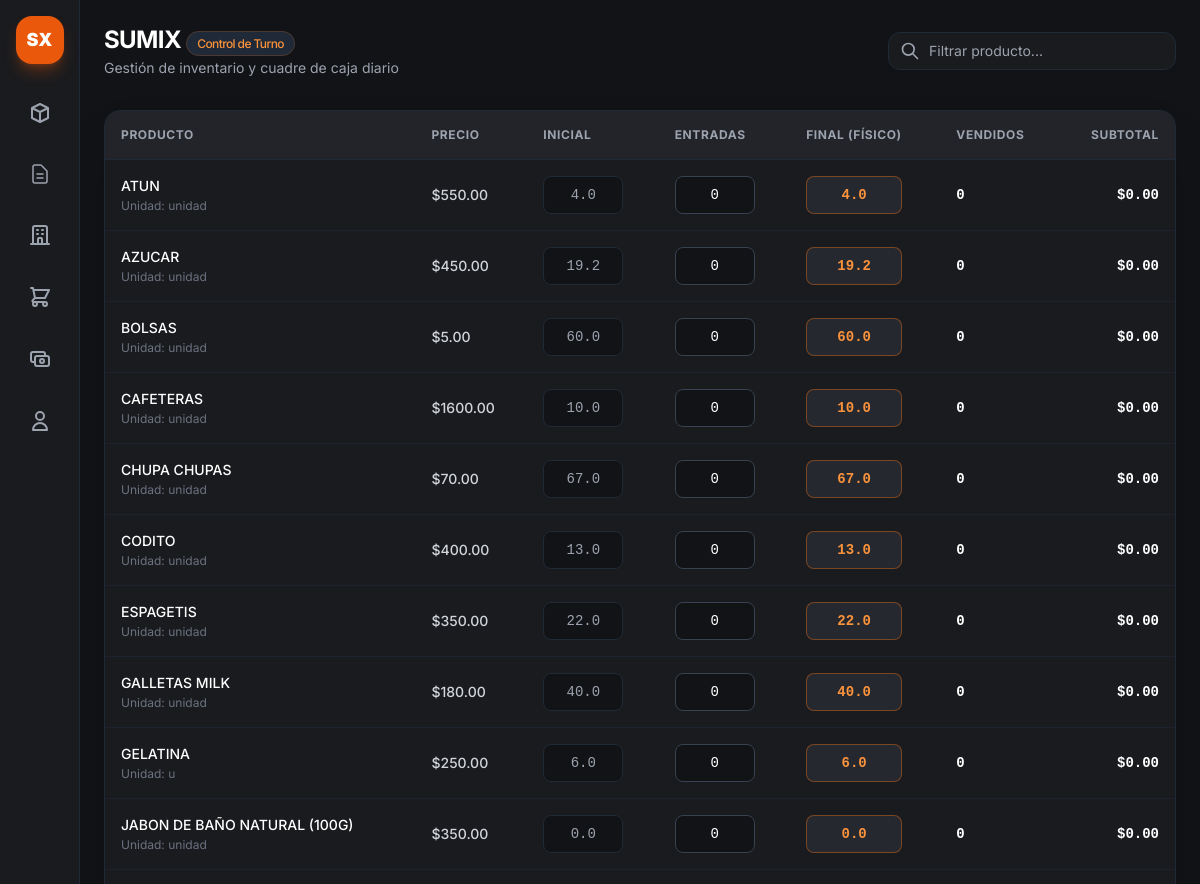
The app's page /cierre (signed in, upper part), older data.
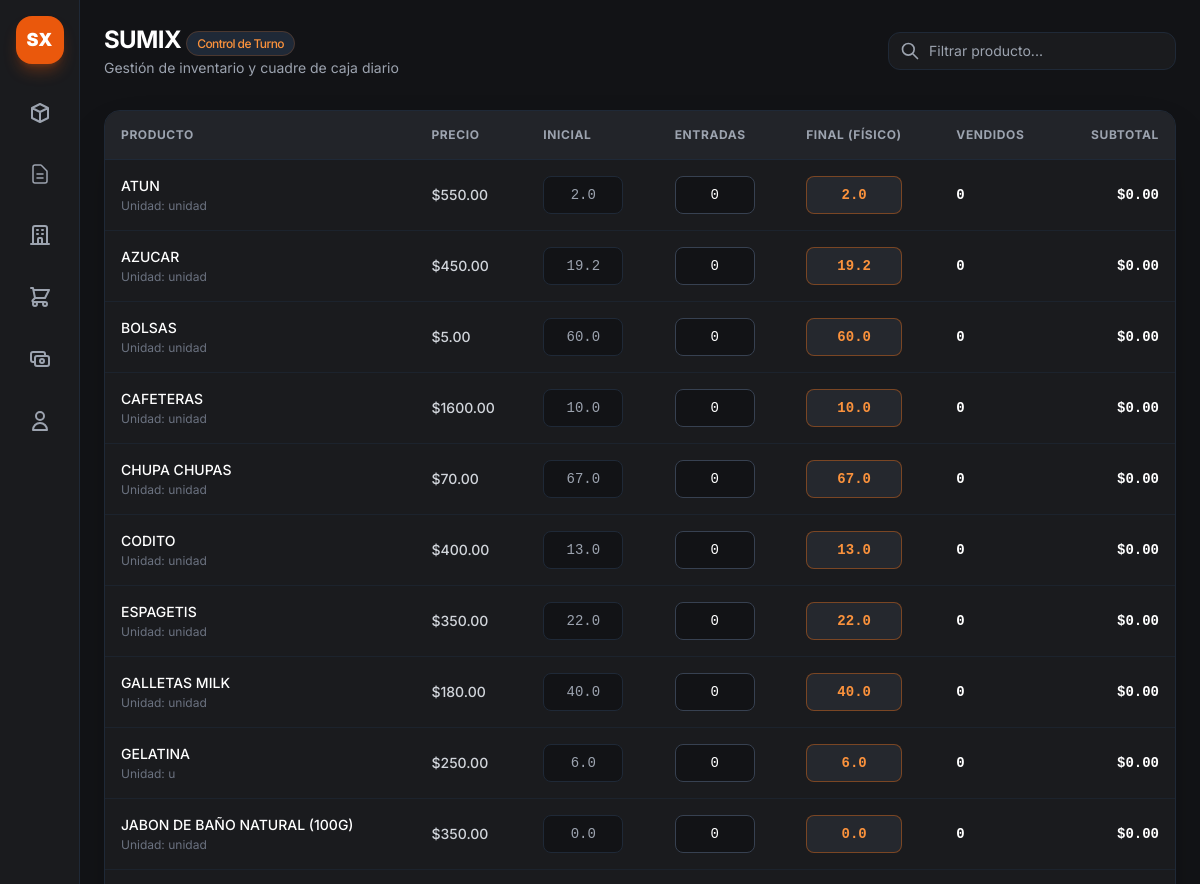
The same page, newer data.
### app.py (models this page shows, shortened)
class Producto(db.Model):
    __tablename__ = 'productos'
    id = db.Column(db.Integer, primary_key=True)
    codigo = db.Column(db.String(50), nullable=True)
    nombre = db.Column(db.String(100), nullable=False)
    unidad_medida = db.Column(db.String(20), default='unidad')
    propietario_id = db.Column(db.Integer, db.ForeignKey('propietarios.id'), nullable=True)
    precio_costo = db.Column(db.Float, default=0.0)
    precio_venta = db.Column(db.Float, default=0.0)
    fecha_vencimiento = db.Column(db.Date, nullable=True)
    proveedor_id = db.Column(db.Integer, db.ForeignKey('proveedores.id'), nullable=True)
    proveedor = db.relationship('Proveedor', backref=db.backref('productos', lazy=True))
    estado_pago = db.Column(db.String(20), default="Pagado")
    monto_pendiente = db.Column(db.Float, default=0.0)
    fecha_creacion = db.Column(db.DateTime, default=datetime.utcnow)
    stocks = db.relationship('StockAlmacen', backref='producto', cascade="all, delete-orphan", lazy=True)
    @property
    def stock_venta(self):
        for s in self.stocks:
            if s.almacen and s.almacen.es_area_venta:
                return s.cantidad
        return 0.0

class Almacen(db.Model):
    __tablename__ = 'almacenes'
    id = db.Column(db.Integer, primary_key=True)
    nombre = db.Column(db.String(100), nullable=False, unique=True)
    ubicacion = db.Column(db.String(150), nullable=True)
    es_area_venta = db.Column(db.Boolean, default=False)
    stocks = db.relationship('StockAlmacen', backref='almacen', cascade="all, delete-orphan", lazy=True)

class StockAlmacen(db.Model):
    __tablename__ = 'stock_almacen'
    id = db.Column(db.Integer, primary_key=True)
    producto_id = db.Column(db.Integer, db.ForeignKey('productos.id'), nullable=False)
    almacen_id = db.Column(db.Integer, db.ForeignKey('almacenes.id'), nullable=False)
    cantidad = db.Column(db.Float, default=0.0)

### app.py (the view)
@app.route('/cierre')
def vista_cierre():
    if 'user' not in session:
        return redirect(url_for('login'))
    productos = Producto.query.order_by(
        case((Producto.stock_venta == 0, 1), else_=0),
        Producto.nombre.asc()
    ).all()
    return render_template('cierre.html', productos=productos)

### app.py (called while the page is built)
@app.context_processor
def inject_today():
    return {'hoy': date.today()}

### templates/cierre.html (shortened to what the changed rows need)
{% extends "base.html" %}
{% block content %}
<main class="flex-1 flex flex-col min-w-0 overflow-y-auto">
    <header class="p-6 pb-2 flex flex-col sm:flex-row sm:items-center justify-between gap-4">
        <div>
            <h1 class="text-2xl font-bold text-white tracking-tight">SUMIX <span
                    class="text-xs font-medium px-2.5 py-1 rounded-full bg-gray-800 text-orange-400 border border-orange-500/20">Control
                    de Turno</span></h1>
        </div>
    </header>
    <section class="p-6 flex-1 space-y-6">
        <div class="bg-[#1a1b1e] border border-gray-800 rounded-2xl overflow-hidden shadow-2xl">
            <div class="overflow-x-auto">
                <table class="w-full text-left border-collapse">
                    <thead>
                        <tr
                            class="border-b border-gray-800 text-xs font-semibold text-gray-400 uppercase tracking-wider bg-[#222429]">
                            <th class="p-4">Producto</th>
                            <th class="p-4">Precio</th>
                            <th class="p-4">Inicial</th>
                            <th class="p-4">Entradas</th>
                            <th class="p-4">Final (Físico)</th>
                            <th class="p-4">Vendidos</th>
                            <th class="p-4 text-right">Subtotal</th>
                        </tr>
                    </thead>
                    <tbody class="divide-y divide-gray-800/60 text-sm" id="tabla-productos">
                        {% for p in productos %}
                        <tr class="fila-producto hover:bg-gray-800/30 transition-colors" data-id="{{ p.id }}"
                            data-precio="{{ p.precio_venta }}">
                            <td class="p-4 font-medium text-white nombre-prod">
                                {{ p.nombre }}
                                <span class="block text-xs text-gray-500 mt-0.5 font-normal">Unidad: {{ p.unidad_medida
                                    }}</span>
                            </td>
                            <td class="p-4 font-medium text-gray-300">${{ "%.2f"|format(p.precio_venta) }}</td>
                            <td class="p-4">
                                <input type="number" step="any"
                                    class="stock-inicial w-20 bg-[#121316] border border-gray-800 rounded-lg p-2 text-gray-400 text-center font-mono"
                                    value="{{ p.stock_venta }}" readonly>
                            </td>
                            <td class="p-4">
                                <input type="number" step="any" min="0"
                                    class="entradas w-20 bg-[#121316] border border-gray-700 rounded-lg p-2 text-white text-center font-mono focus:border-orange-500 focus:outline-none"
                                    value="0" oninput="calcular()">
                            </td>
                            <td class="p-4">
                                <input type="number" step="any" min="0"
                                    class="stock-final w-24 bg-[#25282e] border border-orange-500/40 text-orange-400 font-bold rounded-lg p-2 text-center font-mono focus:border-orange-500 focus:outline-none focus:ring-1 focus:ring-orange-500"
                                    value="{{ p.stock_venta }}" oninput="calcular()">
                            </td>
                            <td class="p-4 font-bold text-white font-mono vendidos">0</td>
                            <td class="p-4 font-bold text-right text-white font-mono subtotal">$0.00</td>
                        </tr>
                        {% endfor %}
                    </tbody>
                </table>
            </div>
        </div>
    </section>
</main>
{% endblock %}

Row changes from the older to the newer data that the page shows:
changed through a linked row, Producto "ATUN": stock_venta "4.0" → "2.0"
